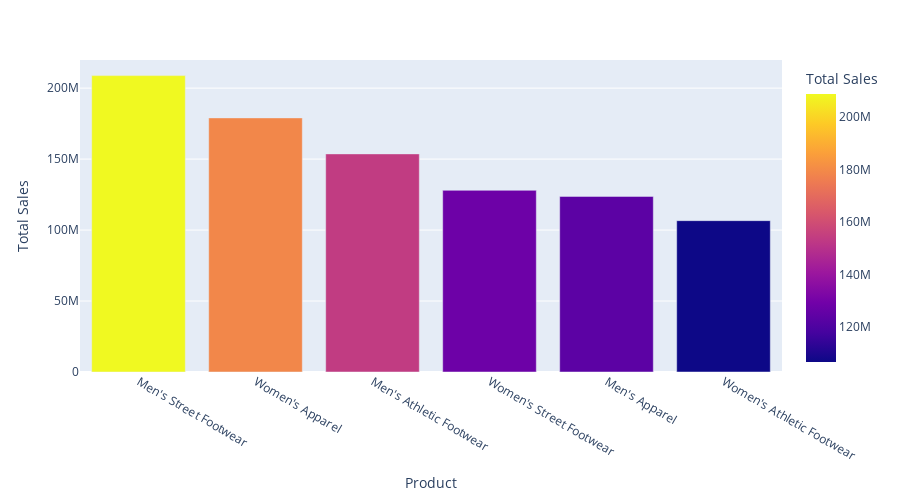

The notebook cell this image was saved under:
### Markdown cell above
##### 1.1.1 Product vs. Total Sales (Graphical)

### Code cell
descending_total_sales_df = df.groupby('Product')['Total Sales'].sum().reset_index()
descending_total_sales_df = descending_total_sales_df.sort_values(by='Total Sales', ascending=False)

fig = px.bar(descending_total_sales_df, x='Product', y='Total Sales', color = 'Total Sales', height = 500)
fig.show()

### Figure 1 — Plotly figure (JSON) as saved in the notebook; plotly's stock layout.template omitted (floating-point values rounded to 4 significant figures)
{"data": [{"alignmentgroup": "True", "hovertemplate": "Product=%{x}<br>Total Sales=%{marker.color}<extra></extra>", "legendgroup": "", "marker": {"color": [208826244, 179038860, 153700000.0, 128000000.0, 123728632, 106631896], "coloraxis": "coloraxis", "pattern": {"shape": ""}}, "name": "", "offsetgroup": "", "orientation": "v", "showlegend": false, "textposition": "auto", "type": "bar", "x": ["Men's Street Footwear", "Women's Apparel", "Men's Athletic Footwear", "Women's Street Footwear", "Men's Apparel", "Women's Athletic Footwear"], "xaxis": "x", "y": [208826244, 179038860, 153700000.0, 128000000.0, 123728632, 106631896], "yaxis": "y"}], "layout": {"barmode": "relative", "coloraxis": {"colorbar": {"title": {"text": "Total Sales"}}, "colorscale": [[0, "#0d0887"], [0.1111, "#46039f"], [0.2222, "#7201a8"], [0.3333, "#9c179e"], [0.4444, "#bd3786"], [0.5556, "#d8576b"], [0.6667, "#ed7953"], [0.7778, "#fb9f3a"], [0.8889, "#fdca26"], [1, "#f0f921"]]}, "height": 500, "legend": {"tracegroupgap": 0}, "margin": {"t": 60}, "xaxis": {"anchor": "y", "domain": [0, 1], "title": {"text": "Product"}}, "yaxis": {"anchor": "x", "domain": [0, 1], "title": {"text": "Total Sales"}}}}
